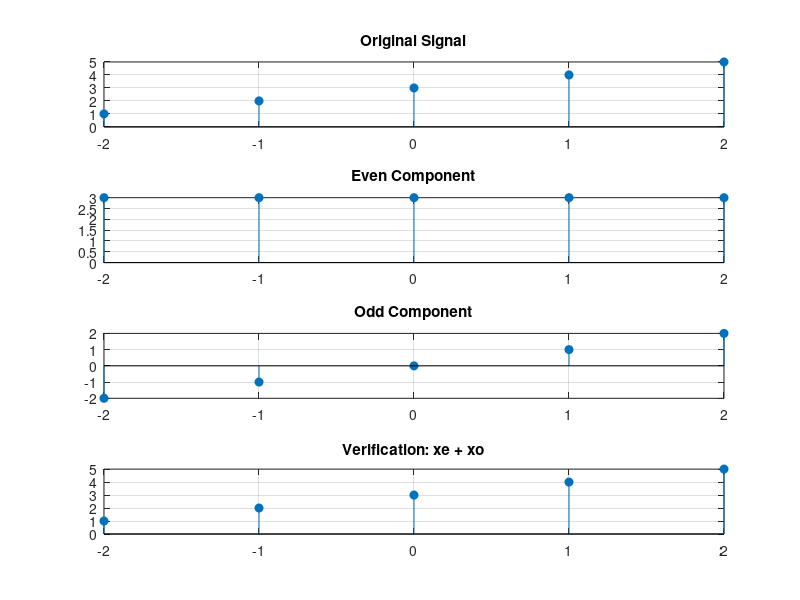

Reproduce this figure in MATLAB.
clc;
clear;
close all;

% Original signal
n = -2:2;
x = [1 2 3 4 5];

% Reverse the signal
x_rev = fliplr(x);

% Even component
xe = (x + x_rev)/2;

% Odd component
xo = (x - x_rev)/2;

% Verification
x_check = xe + xo;

figure;

subplot(4,1,1)
stem(n,x,'filled')
title('Original Signal')
grid on

subplot(4,1,2)
stem(n,xe,'filled')
title('Even Component')
grid on

subplot(4,1,3)
stem(n,xo,'filled')
title('Odd Component')
grid on

subplot(4,1,4)
stem(n,x_check,'filled')
title('Verification: xe + xo')
grid on
